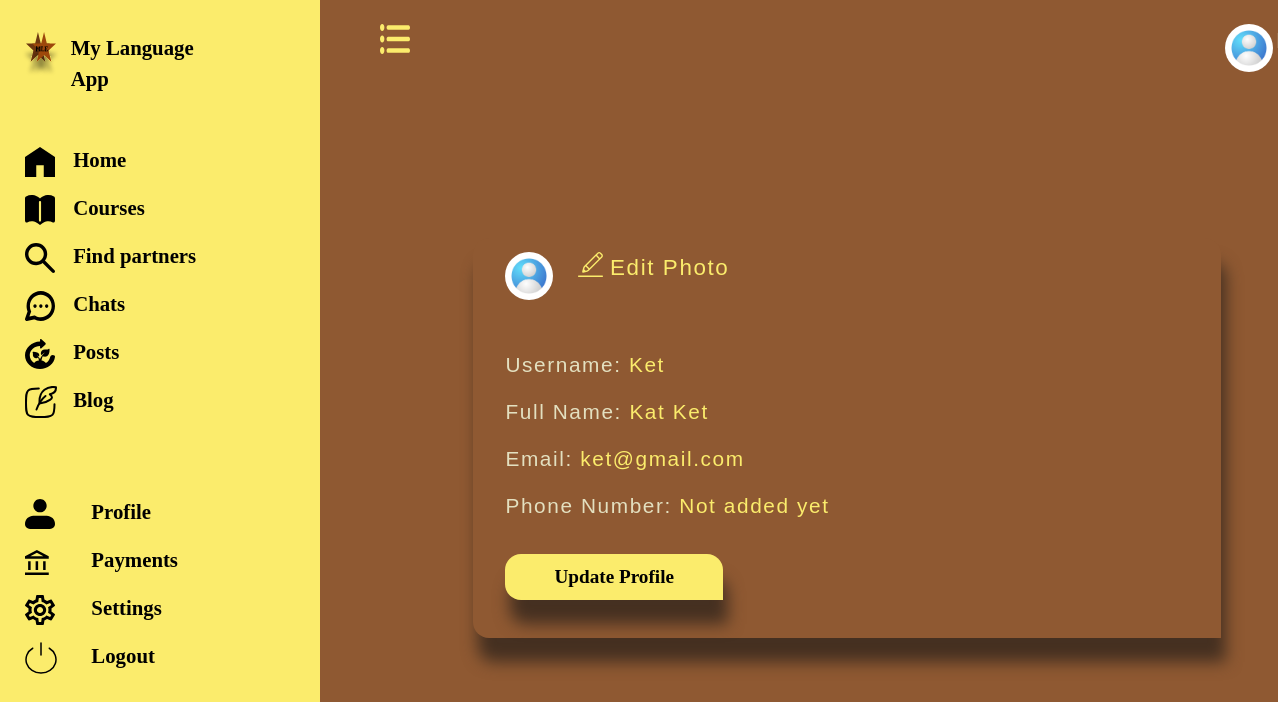
/account/view-profile/ (signed in), run on the app's committed database.
### lang_app/models.py (models this page shows, shortened)
class MyUser(AbstractUser):
    email = models.EmailField(unique=True)
    country=models.CharField(max_length=30)
    city = models.CharField(max_length=30, null=True, blank=True)
    device_info = models.CharField(max_length=30,null=True, blank=True)
    display_name=CharField(unique=True, max_length=255, blank=True, null=True)
    phone_number = models.CharField(unique=True, max_length=255, blank=True, null=True)
    profile_picture = models.ImageField(upload_to='profile_pictures', blank=True, null=True)
    slug = AutoSlugField(populate_from=user_slug_populate, unique=True, always_update=False, editable=False, max_length=255)
    objects = CustomUserManager()
    USERNAME_FIELD = 'email'
    REQUIRED_FIELDS = ['username']

### lang_app/views.py (the view)
# urls.py: path('account/view-profile/', views.view_profile, name='view-profile'),
@login_required
def view_profile(request):
    user=request.user
    return render(request, 'view-profile.html', {"user":user})

### lang_app/templates/view-profile.html
{% extends 'dashboard-base.html' %}
{% load static %}
{% block content %}
<div class="logout-div sign-in-btn">
    <div class="update-photo align-items-center mb-5">
        <div class="col-md-1">
            {% if user.profile_picture %}
                 <img src="{{ user.profile_picture.url }}" alt="photo" class="img-fluid display-pic">
            {% else %}
                 <img src="{% static 'images/dp.jpg' %}" alt="photo" class="img-fluid display-pic">
            {% endif %}
        </div>
        <div class="col-md-6">
            <a href="{% url 'edit-profile-picture' %}">
            <div class="update-edit-photo">
                <div class="col-md-1">
                    <img src="{% static 'images/edit-items.svg' %}" alt="Edit photo">
                </div>
                <div class="col-md-5"><p class="a-link">Edit Photo</p></div>
            </div>
                 </a>
        </div>
    </div>
    <p class="text-left profile-texts">Username: <span class="a-link">
        {% if not user.display_name %}
              Not added yet
        {% else %}
            {{ user.display_name|capfirst }}
        {% endif %}
    </span></p>
    <p class="text-left profile-texts">Full Name: <span class="a-link">{{ user.first_name|capfirst }} {{ user.last_name|capfirst }}</span></p>
    <p class="text-left profile-texts">Email: <span class="a-link">{{ user.email }}</span></p>
    <p class="text-left profile-texts">Phone Number: <span class="a-link">
         {% if not user.phone_number %}
            Not added yet
        {% else %}
            {{ user.phone_number }}
        {% endif %}
    </span></p>
        <div class="">
            <a href="{% url 'update-profile' %}" class="sign-in-btn-new mt-3 mb-4 btn pe-5 ps-5">Update Profile</a>
        </div>
</div>
{% endblock %}

### lang_app/static/css/base.css (style rules this page uses)
body { background-color: #8F5932; min-height: 100vh; }
a { text-decoration: none; color: black; }
p { font-family: "Poppins", sans-serif; font-size: 1.4rem; letter-spacing: 0.1rem; color: #E3E0C0; }
.sign-in-btn { background-color: #FBEC6C; padding: 0.5rem 2rem 0.5rem 2rem; border-radius: 1rem 1rem 0 1rem; box-shadow: 0.3rem 1.5rem 1rem #453021; color: #000000; }
.sign-in-btn-new { background-color: #FBEC6C; padding: 0.5rem 1rem 0.5rem 1rem; border-radius: 1rem 1rem 0 1rem; box-shadow: 0.3rem 1.5rem 1rem #453021; color: #000000; font-weight: 600; font-size: 1.2rem; }
.a-link { color: #FBEC6C; }
.logout-div { margin-top: 15%; background-color: #8F5932; min-height: 50vh; width: 80%; display: flex; flex-direction: column; justify-content: center; align-self: center; }
.display-pic { height: 3rem; width: 3rem; border-radius: 50%; object-fit: cover; }
.update-photo { display: flex; gap: 1rem; }
.update-edit-photo { display: flex; gap: 0.2rem; }
.profile-texts { font-size: 1.3rem; }

### data on the page
MyUser: display_name "Ket", first_name "Kat", last_name "Ket", email "ket@gmail.com"
